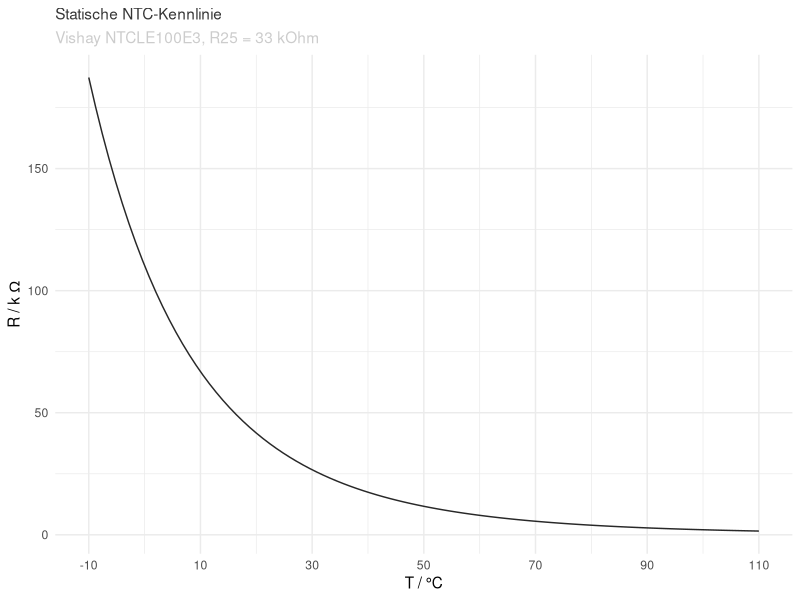

The R script that drew this image:
library(ggplot2)

outputName   <- "ntcStatischeKennlinie.pdf"
outputWidth  <- 10
outputHeight <- outputWidth * 0.618

A = -15.5322
B = 5229.973
C = -160451
D = -5.414091 * 10^6
R25 = 33 # kOhm

RT <- function (T) {
  R25 * exp(A + B/(T+273) + C/((T+273)^2) + D/((T+273)^3))
}

plot <- ggplot( data.frame(x=c(-10, 110)), aes(x)) +
  theme_minimal() +
  theme(plot.title = element_text(color = "gray21", size=1.6180339887498948^5), plot.subtitle = element_text(color = "grey80", size=1.6180339887498948^5)) +
  ggtitle("Statische NTC-Kennlinie") +
  labs(subtitle = "Vishay NTCLE100E3, R25 = 33 kOhm") +
  stat_function(fun = RT, color="#282828") +
  scale_x_continuous(breaks=seq(-10,110,20)) +
  ylab(bquote("R / k"~Omega)) +
  xlab("T / °C")


pdf(outputName, width = outputWidth, height = outputHeight)
plot
